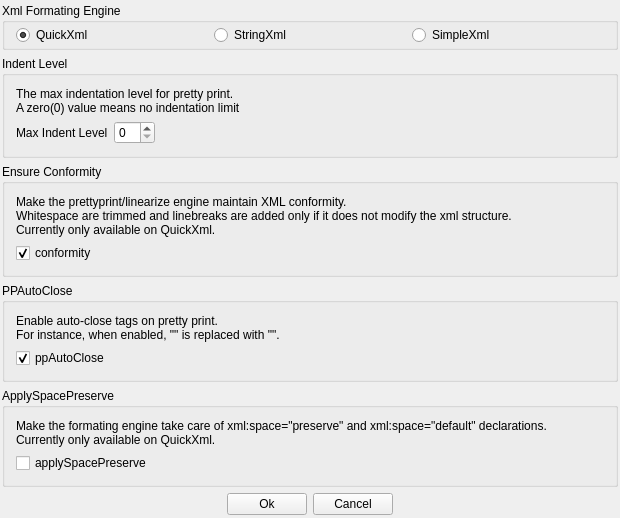
<?xml version="1.0" encoding="UTF-8"?>
<ui version="4.0">
 <class>SettingClass</class>
 <widget class="QWidget" name="SettingClass">
  <property name="geometry">
   <rect>
    <x>0</x>
    <y>0</y>
    <width>620</width>
    <height>486</height>
   </rect>
  </property>
  <property name="maximumSize">
   <size>
    <width>700</width>
    <height>500</height>
   </size>
  </property>
  <property name="windowTitle">
   <string>Setting</string>
  </property>
  <layout class="QVBoxLayout" name="verticalLayout_5">
   <property name="leftMargin">
    <number>2</number>
   </property>
   <property name="topMargin">
    <number>3</number>
   </property>
   <property name="rightMargin">
    <number>2</number>
   </property>
   <property name="bottomMargin">
    <number>3</number>
   </property>
   <item>
    <widget class="QGroupBox" name="groupBox">
     <property name="maximumSize">
      <size>
       <width>16777215</width>
       <height>50</height>
      </size>
     </property>
     <property name="title">
      <string>Xml Formating Engine</string>
     </property>
     <layout class="QHBoxLayout" name="horizontalLayout">
      <property name="topMargin">
       <number>2</number>
      </property>
      <property name="bottomMargin">
       <number>2</number>
      </property>
      <item>
       <widget class="QRadioButton" name="quickEngine">
        <property name="text">
         <string>QuickXml</string>
        </property>
        <property name="checked">
         <bool>true</bool>
        </property>
       </widget>
      </item>
      <item>
       <widget class="QRadioButton" name="stringEngine">
        <property name="text">
         <string>StringXml</string>
        </property>
       </widget>
      </item>
      <item>
       <widget class="QRadioButton" name="simpleEngine">
        <property name="text">
         <string>SimpleXml</string>
        </property>
       </widget>
      </item>
     </layout>
    </widget>
   </item>
   <item>
    <widget class="QGroupBox" name="groupBox_2">
     <property name="title">
      <string>Indent Level</string>
     </property>
     <layout class="QVBoxLayout" name="verticalLayout">
      <item>
       <widget class="QLabel" name="label_2">
        <property name="text">
         <string>The max indentation level for pretty print. 
A zero(0) value means no indentation limit</string>
        </property>
       </widget>
      </item>
      <item>
       <layout class="QHBoxLayout" name="horizontalLayout_2">
        <item>
         <widget class="QLabel" name="label">
          <property name="text">
           <string>Max Indent Level</string>
          </property>
         </widget>
        </item>
        <item>
         <widget class="QSpinBox" name="maxIndentLevel"/>
        </item>
        <item>
         <spacer name="horizontalSpacer">
          <property name="orientation">
           <enum>Qt::Horizontal</enum>
          </property>
          <property name="sizeHint" stdset="0">
           <size>
            <width>40</width>
            <height>20</height>
           </size>
          </property>
         </spacer>
        </item>
       </layout>
      </item>
     </layout>
    </widget>
   </item>
   <item>
    <widget class="QGroupBox" name="groupBox_3">
     <property name="title">
      <string>Ensure Conformity</string>
     </property>
     <layout class="QVBoxLayout" name="verticalLayout_2">
      <item>
       <widget class="QLabel" name="label_3">
        <property name="text">
         <string>Make the prettyprint/linearize engine maintain XML conformity. 
Whitespace are trimmed and linebreaks are added only if it does not modify the xml structure.
Currently only available on QuickXml.</string>
        </property>
       </widget>
      </item>
      <item>
       <layout class="QHBoxLayout" name="horizontalLayout_3">
        <item>
         <widget class="QCheckBox" name="cbConformity">
          <property name="text">
           <string>conformity</string>
          </property>
          <property name="checked">
           <bool>true</bool>
          </property>
         </widget>
        </item>
        <item>
         <spacer name="horizontalSpacer_2">
          <property name="orientation">
           <enum>Qt::Horizontal</enum>
          </property>
          <property name="sizeHint" stdset="0">
           <size>
            <width>40</width>
            <height>20</height>
           </size>
          </property>
         </spacer>
        </item>
       </layout>
      </item>
     </layout>
    </widget>
   </item>
   <item>
    <widget class="QGroupBox" name="groupBox_4">
     <property name="title">
      <string>PPAutoClose</string>
     </property>
     <layout class="QVBoxLayout" name="verticalLayout_3">
      <item>
       <widget class="QLabel" name="label_4">
        <property name="text">
         <string>Enable auto-close tags on pretty print. 
For instance, when enabled, &quot;&lt;sample&gt;&lt;/sample&gt;&quot; is replaced with &quot;&lt;sample/&gt;&quot;.</string>
        </property>
       </widget>
      </item>
      <item>
       <layout class="QHBoxLayout" name="horizontalLayout_4">
        <item>
         <widget class="QCheckBox" name="cbPPAutoClose">
          <property name="text">
           <string>ppAutoClose</string>
          </property>
          <property name="checked">
           <bool>true</bool>
          </property>
         </widget>
        </item>
        <item>
         <spacer name="horizontalSpacer_3">
          <property name="orientation">
           <enum>Qt::Horizontal</enum>
          </property>
          <property name="sizeHint" stdset="0">
           <size>
            <width>40</width>
            <height>20</height>
           </size>
          </property>
         </spacer>
        </item>
       </layout>
      </item>
     </layout>
    </widget>
   </item>
   <item>
    <widget class="QGroupBox" name="groupBox_5">
     <property name="title">
      <string>ApplySpacePreserve</string>
     </property>
     <layout class="QVBoxLayout" name="verticalLayout_4">
      <item>
       <widget class="QLabel" name="label_5">
        <property name="text">
         <string>Make the formating engine take care of xml:space=&quot;preserve&quot; and xml:space=&quot;default&quot; declarations. 
Currently only available on QuickXml.</string>
        </property>
       </widget>
      </item>
      <item>
       <layout class="QHBoxLayout" name="horizontalLayout_5">
        <item>
         <widget class="QCheckBox" name="cbApplySpacePreserve">
          <property name="text">
           <string>applySpacePreserve</string>
          </property>
         </widget>
        </item>
        <item>
         <spacer name="horizontalSpacer_4">
          <property name="orientation">
           <enum>Qt::Horizontal</enum>
          </property>
          <property name="sizeHint" stdset="0">
           <size>
            <width>40</width>
            <height>20</height>
           </size>
          </property>
         </spacer>
        </item>
       </layout>
      </item>
     </layout>
    </widget>
   </item>
   <item>
    <layout class="QHBoxLayout" name="horizontalLayout_6">
     <item>
      <spacer name="horizontalSpacer_5">
       <property name="orientation">
        <enum>Qt::Horizontal</enum>
       </property>
       <property name="sizeHint" stdset="0">
        <size>
         <width>40</width>
         <height>20</height>
        </size>
       </property>
      </spacer>
     </item>
     <item>
      <widget class="QPushButton" name="pushButton">
       <property name="text">
        <string>Ok</string>
       </property>
      </widget>
     </item>
     <item>
      <widget class="QPushButton" name="pushButton_2">
       <property name="text">
        <string>Cancel</string>
       </property>
      </widget>
     </item>
     <item>
      <spacer name="horizontalSpacer_6">
       <property name="orientation">
        <enum>Qt::Horizontal</enum>
       </property>
       <property name="sizeHint" stdset="0">
        <size>
         <width>40</width>
         <height>20</height>
        </size>
       </property>
      </spacer>
     </item>
    </layout>
   </item>
  </layout>
 </widget>
 <layoutdefault spacing="6" margin="11"/>
 <resources/>
 <connections>
  <connection>
   <sender>pushButton_2</sender>
   <signal>clicked()</signal>
   <receiver>SettingClass</receiver>
   <slot>close()</slot>
   <hints>
    <hint type="sourcelabel">
     <x>387</x>
     <y>470</y>
    </hint>
    <hint type="destinationlabel">
     <x>352</x>
     <y>265</y>
    </hint>
   </hints>
  </connection>
  <connection>
   <sender>pushButton</sender>
   <signal>clicked()</signal>
   <receiver>SettingClass</receiver>
   <slot>on_save()</slot>
   <hints>
    <hint type="sourcelabel">
     <x>306</x>
     <y>470</y>
    </hint>
    <hint type="destinationlabel">
     <x>272</x>
     <y>264</y>
    </hint>
   </hints>
  </connection>
 </connections>
 <slots>
  <slot>on_save()</slot>
 </slots>
</ui>
